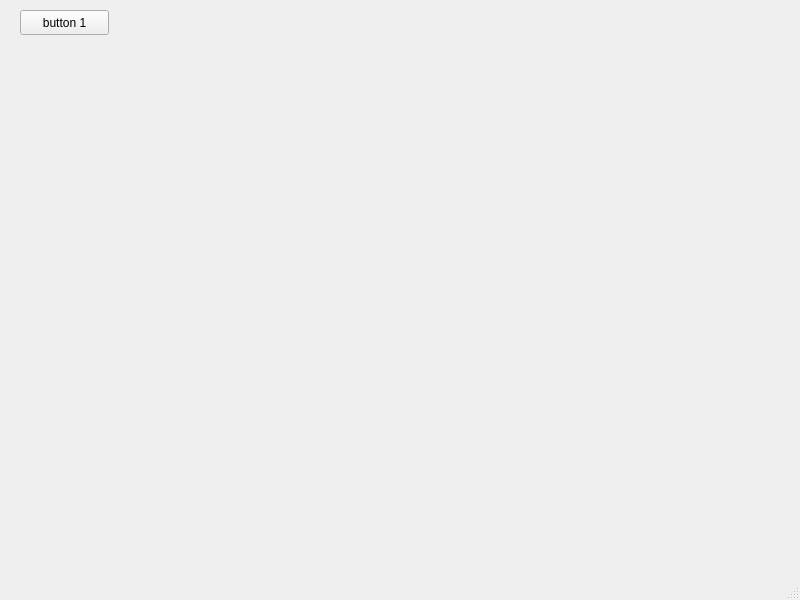
<?xml version="1.0" encoding="UTF-8"?>
<ui version="4.0">
 <class>MainWindow</class>
 <widget class="QMainWindow" name="MainWindow">
  <property name="geometry">
   <rect>
    <x>0</x>
    <y>0</y>
    <width>800</width>
    <height>600</height>
   </rect>
  </property>
  <property name="windowTitle">
   <string>MainWindow</string>
  </property>
  <widget class="QWidget" name="centralwidget">
   <widget class="QPushButton" name="button_1">
    <property name="geometry">
     <rect>
      <x>20</x>
      <y>10</y>
      <width>89</width>
      <height>25</height>
     </rect>
    </property>
    <property name="text">
     <string>button 1</string>
    </property>
   </widget>
  </widget>
  <widget class="QMenuBar" name="menubar">
   <property name="geometry">
    <rect>
     <x>0</x>
     <y>0</y>
     <width>800</width>
     <height>22</height>
    </rect>
   </property>
  </widget>
  <widget class="QStatusBar" name="statusbar"/>
 </widget>
 <resources/>
 <connections/>
</ui>
